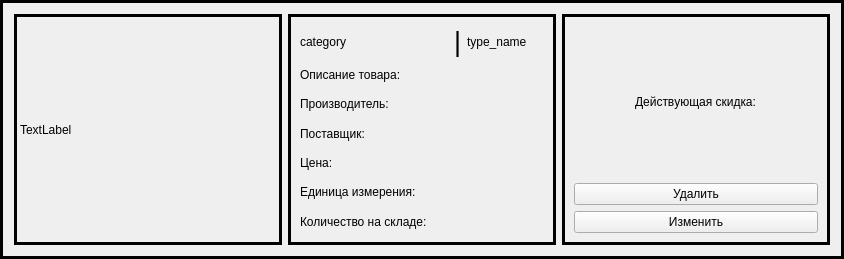
<?xml version="1.0" encoding="UTF-8"?>
<ui version="4.0">
 <class>Frame</class>
 <widget class="QFrame" name="Frame">
  <property name="geometry">
   <rect>
    <x>0</x>
    <y>0</y>
    <width>844</width>
    <height>259</height>
   </rect>
  </property>
  <property name="windowTitle">
   <string>Frame</string>
  </property>
  <property name="frameShape">
   <enum>QFrame::Box</enum>
  </property>
  <property name="lineWidth">
   <number>3</number>
  </property>
  <layout class="QHBoxLayout" name="horizontalLayout">
   <item>
    <widget class="QLabel" name="photo_label">
     <property name="maximumSize">
      <size>
       <width>269</width>
       <height>237</height>
      </size>
     </property>
     <property name="frameShape">
      <enum>QFrame::Box</enum>
     </property>
     <property name="frameShadow">
      <enum>QFrame::Plain</enum>
     </property>
     <property name="lineWidth">
      <number>3</number>
     </property>
     <property name="text">
      <string>TextLabel</string>
     </property>
    </widget>
   </item>
   <item>
    <widget class="QFrame" name="main_frame">
     <property name="frameShape">
      <enum>QFrame::Box</enum>
     </property>
     <property name="lineWidth">
      <number>3</number>
     </property>
     <layout class="QVBoxLayout" name="verticalLayout">
      <item>
       <layout class="QHBoxLayout" name="horizontalLayout_2">
        <item>
         <widget class="QLabel" name="name_label">
          <property name="text">
           <string>category</string>
          </property>
         </widget>
        </item>
        <item>
         <widget class="QLabel" name="delimeter_label">
          <property name="font">
           <font>
            <pointsize>20</pointsize>
            <stylestrategy>PreferDefault</stylestrategy>
           </font>
          </property>
          <property name="text">
           <string>|</string>
          </property>
          <property name="alignment">
           <set>Qt::AlignRight|Qt::AlignTrailing|Qt::AlignVCenter</set>
          </property>
         </widget>
        </item>
        <item>
         <widget class="QLabel" name="type_name_label">
          <property name="text">
           <string>type_name</string>
          </property>
         </widget>
        </item>
       </layout>
      </item>
      <item>
       <widget class="QLabel" name="desc_label">
        <property name="text">
         <string>Описание товара:</string>
        </property>
       </widget>
      </item>
      <item>
       <widget class="QLabel" name="manufacturer_label">
        <property name="text">
         <string>Производитель:</string>
        </property>
       </widget>
      </item>
      <item>
       <widget class="QLabel" name="supplier_label">
        <property name="text">
         <string>Поставщик:</string>
        </property>
       </widget>
      </item>
      <item>
       <widget class="QLabel" name="price_label">
        <property name="text">
         <string>Цена:</string>
        </property>
       </widget>
      </item>
      <item>
       <widget class="QLabel" name="measure_label">
        <property name="text">
         <string>Единица измерения:</string>
        </property>
       </widget>
      </item>
      <item>
       <widget class="QLabel" name="remain_label">
        <property name="text">
         <string>Количество на складе:</string>
        </property>
       </widget>
      </item>
     </layout>
    </widget>
   </item>
   <item>
    <widget class="QFrame" name="discont_frame">
     <property name="frameShape">
      <enum>QFrame::Box</enum>
     </property>
     <property name="lineWidth">
      <number>3</number>
     </property>
     <layout class="QVBoxLayout" name="verticalLayout_4">
      <property name="sizeConstraint">
       <enum>QLayout::SetDefaultConstraint</enum>
      </property>
      <item alignment="Qt::AlignHCenter">
       <widget class="QLabel" name="discount_label">
        <property name="font">
         <font>
          <underline>false</underline>
          <strikeout>false</strikeout>
          <kerning>false</kerning>
         </font>
        </property>
        <property name="text">
         <string>Действующая скидка:</string>
        </property>
       </widget>
      </item>
      <item>
       <layout class="QVBoxLayout" name="verticalLayout_2">
        <item>
         <widget class="QPushButton" name="delete_btn">
          <property name="text">
           <string>Удалить</string>
          </property>
         </widget>
        </item>
        <item>
         <widget class="QPushButton" name="edit_btn">
          <property name="text">
           <string>Изменить</string>
          </property>
         </widget>
        </item>
       </layout>
      </item>
     </layout>
    </widget>
   </item>
  </layout>
 </widget>
 <resources/>
 <connections/>
</ui>
